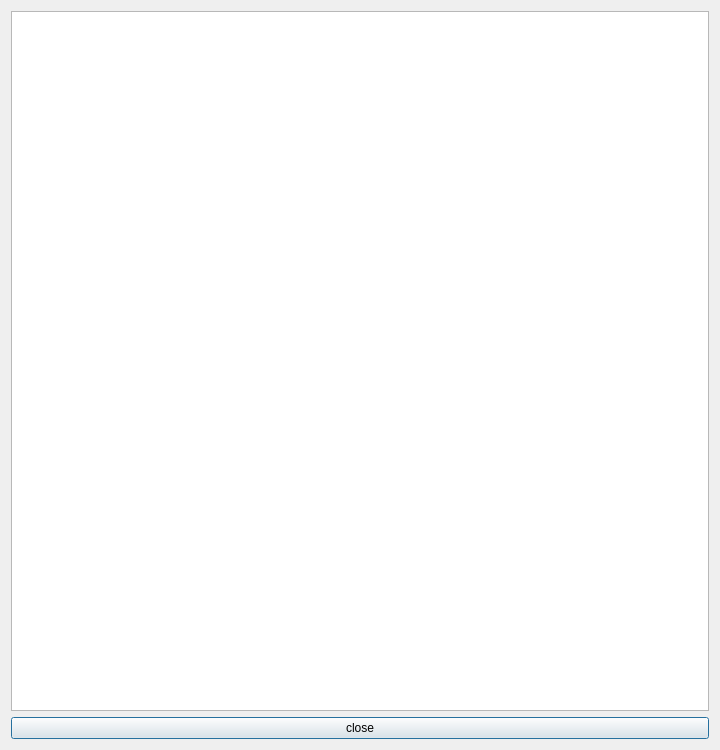
<?xml version="1.0" encoding="UTF-8"?>
<ui version="4.0">
 <class>DialogGraph</class>
 <widget class="QDialog" name="DialogGraph">
  <property name="geometry">
   <rect>
    <x>0</x>
    <y>0</y>
    <width>720</width>
    <height>750</height>
   </rect>
  </property>
  <property name="minimumSize">
   <size>
    <width>700</width>
    <height>750</height>
   </size>
  </property>
  <property name="maximumSize">
   <size>
    <width>720</width>
    <height>750</height>
   </size>
  </property>
  <property name="windowTitle">
   <string>Dialog</string>
  </property>
  <layout class="QGridLayout" name="gridLayout">
   <item row="0" column="1" colspan="2">
    <widget class="QGraphicsView" name="graphicsView"/>
   </item>
   <item row="1" column="1" colspan="2">
    <widget class="QPushButton" name="btn_close">
     <property name="text">
      <string>close</string>
     </property>
    </widget>
   </item>
  </layout>
 </widget>
 <resources/>
 <connections/>
</ui>
